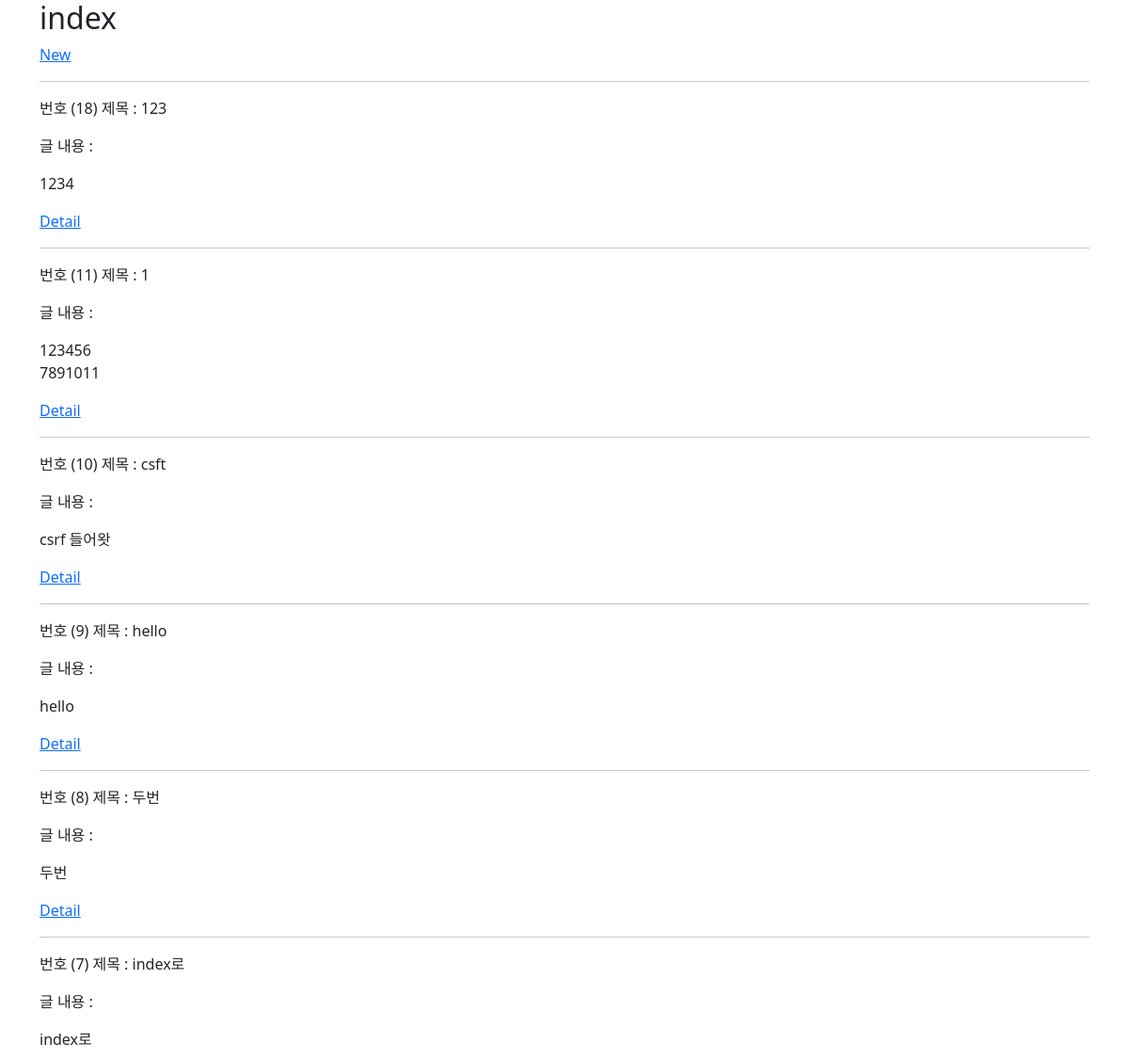
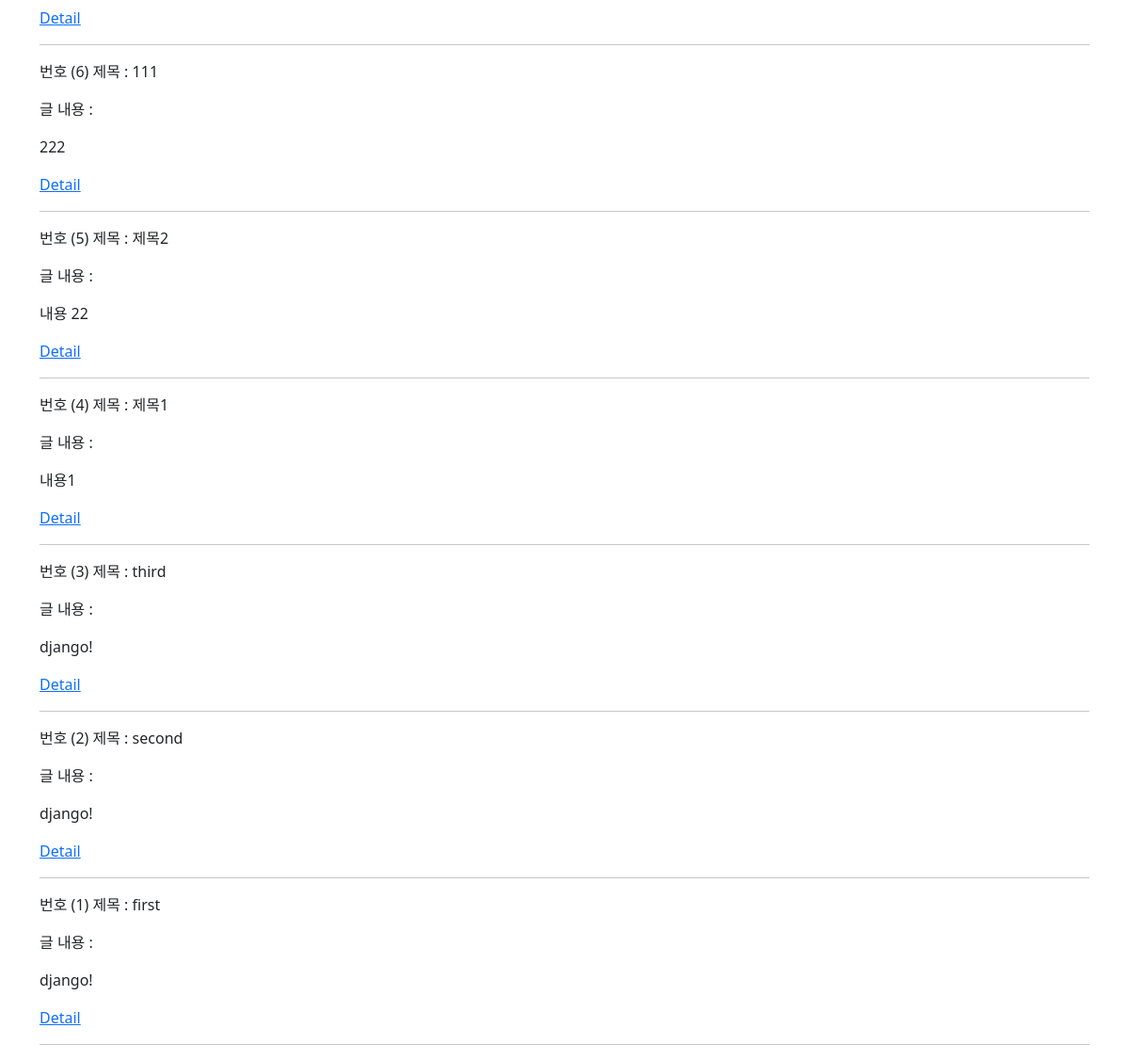
The app's page /articles/ with its own data (2 pictures, top to bottom).
### articles/models.py (models this page shows, shortened)
class Article(models.Model):
    title = models.CharField(max_length=10)
    content = models.TextField()
    created_at = models.DateTimeField(auto_now_add=True)
    updated_at = models.DateTimeField(auto_now=True)

### articles/views.py (the view)
# urls.py: path('', views.index, name = 'index'),
def index(request):
    articles = Article.objects.order_by('-pk')
    context = {
        'articles' : articles,
    }
    return render(request, 'articles/index.html', context)

### articles/templates/articles/index.html
{% extends 'base.html' %}
{% block content %}
  <h2>index</h2>
  <a href={% url 'articles:new' %}>New</a>
  <hr>
  {% for article in articles %}
  <p>번호 ({{ article.pk }}) 제목 : {{ article.title }}</p>
  <p>글 내용 : {{ article.content|linebreaks}}</p>
  <a href="{% url 'articles:detail' article.pk %}">Detail</a>
  <hr>
  {% endfor %}
{% endblock content %}

### pjt1/templates/base.html (shortened to what this page needs)
<!DOCTYPE html>
<html lang="en">
<head>
  <link href="https://cdn.jsdelivr.net/npm/bootstrap@5.2.0/dist/css/bootstrap.min.css" rel="stylesheet">
</head>
<body>
  <div class = 'container'>
    {% block content %}
    {% endblock content %}
  </div>
</body>
</html>

### records on screen
Article: pk "18", title "123", content "1234"
Article: pk "11", title "1", content "123456 7891011"
Article: pk "10", title "csft", content "csrf 들어왓"
Article: pk "9", title "hello", content "hello"
Article: pk "8", title "두번", content "두번"
Article: pk "7", title "index로", content "index로"
Article: pk "6", title "111", content "222"
Article: pk "5", title "제목2", content "내용 22"
Article: pk "4", title "제목1", content "내용1"
Article: pk "3", title "third", content "django!"
Article: pk "2", title "second", content "django!"
Article: pk "1", title "first", content "django!"
